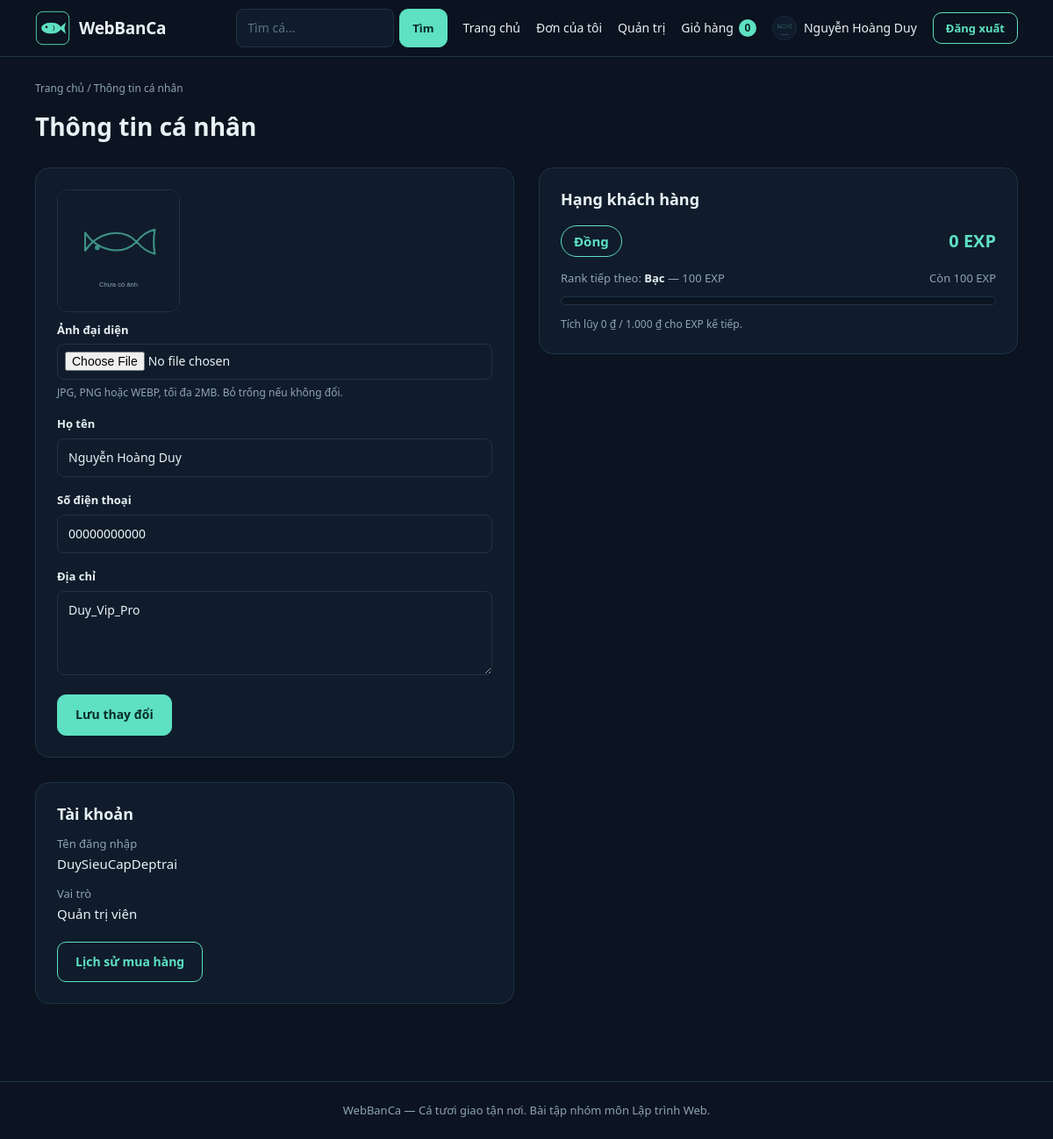
The app's page /profile.php (signed in) with its own data.
### tables this page shows
CREATE TABLE `users` (
  `id` int(10) UNSIGNED NOT NULL,
  `username` varchar(50) NOT NULL,
  `password` varchar(255) NOT NULL COMMENT 'Chuỗi băm từ password_hash()',
  `fullname` varchar(100) NOT NULL,
  `phone` varchar(20) NOT NULL,
  `address` varchar(255) NOT NULL DEFAULT '',
  `avatar` varchar(255) DEFAULT NULL,
  `role` enum('customer','admin') NOT NULL DEFAULT 'customer',
  `created_at` timestamp NOT NULL DEFAULT current_timestamp()
);

CREATE TABLE `customer_ranks` (
  `id` int(10) UNSIGNED NOT NULL,
  `user_id` int(10) UNSIGNED NOT NULL,
  `total_exp` bigint(20) UNSIGNED NOT NULL DEFAULT 0,
  `total_eligible_spend` bigint(20) UNSIGNED NOT NULL DEFAULT 0,
  `spend_remainder` smallint(5) UNSIGNED NOT NULL DEFAULT 0,
  `current_rank` varchar(24) NOT NULL DEFAULT 'dong',
  `last_rank_up_at` timestamp NULL DEFAULT NULL,
  `created_at` timestamp NOT NULL DEFAULT current_timestamp(),
  `updated_at` timestamp NOT NULL DEFAULT current_timestamp() ON UPDATE current_timestamp()
);

### includes/functions.php (called while the page is built, shortened)
<?php
function e($s): string { return htmlspecialchars((string)$s, ENT_QUOTES, 'UTF-8'); }
function url(string $path = ''): string { return BASE_URL . ltrim($path, '/'); }
function customer_rank(int $exp): array {
    $current = CUSTOMER_RANKS[0];
    foreach (CUSTOMER_RANKS as $index => $rank) {
        if ($exp >= $rank['min']) $current = $rank;
        if ($rank['code'] === $current['code']) {
            $currentIndex = $index;
        }
    }
    return ['current' => $current, 'next' => CUSTOMER_RANKS[$currentIndex + 1] ?? null];
}
function csrf_token(): string {
    return $_SESSION['csrf'];
}
function file_url(?string $rel, string $fallback = 'assets/images/no-image.svg'): string {
    $rel = (string)$rel;
    return url($fallback);
}
function cart_count(int $userId): int {
    $st = db()->prepare('SELECT COALESCE(SUM(ci.quantity),0) FROM cart c JOIN cart_items ci ON ci.cart_id = c.id WHERE c.user_id = ?');
    $st->execute([$userId]);
    return (int)$st->fetchColumn();
}

### config/database.php (called while the page is built, shortened)
<?php
function db(): PDO
{
    static $pdo = null;
    if ($pdo === null) {
        try {
            $pdo = new PDO(
                'mysql:host=' . DB_HOST . ';dbname=' . DB_NAME . ';charset=utf8mb4',
                DB_USER,
                DB_PASS,
                [
                    PDO::ATTR_ERRMODE => PDO::ERRMODE_EXCEPTION,
                    PDO::ATTR_DEFAULT_FETCH_MODE => PDO::FETCH_ASSOC,
                    PDO::ATTR_EMULATE_PREPARES => false,
                ]
            );
        } catch (PDOException $e) {
            http_response_code(500);
            exit('Không kết nối được MySQL. Hãy bật MySQL trong XAMPP, nhập file database/WebBanCa.sql và kiểm tra config/database.php.');
        }
    }
    return $pdo;
}

### includes/auth.php (called while the page is built, shortened)
<?php
require_once __DIR__ . '/../config/database.php';
require_once __DIR__ . '/functions.php';
function current_user(): ?array {
    static $user = false;
    if ($user === false) {
        $user = null;
        if (!empty($_SESSION['user_id'])) {
            $st = db()->prepare('SELECT id, username, fullname, phone, address, avatar, role FROM users WHERE id = ?');
            $st->execute([(int)$_SESSION['user_id']]);
            $user = $st->fetch() ?: null;
        }
    }
    return $user;
}
function requireLogin(): array {
    $u = current_user();
    return $u;
}

### profile.php (the view, shortened to what this page needs)
<?php
require_once __DIR__ . '/includes/auth.php';
$user = requireLogin();
$uid = (int)$user['id'];
$rankSt = db()->prepare('SELECT total_exp, total_eligible_spend, spend_remainder, current_rank, last_rank_up_at FROM customer_ranks WHERE user_id = ?');
$rankSt->execute([$uid]);
$rankProfile = $rankSt->fetch();
$rankInfo = customer_rank((int)$rankProfile['total_exp']);
$nextRank = $rankInfo['next'];
$rankProgress = $nextRank
    ? min(100, max(0, ((int)$rankProfile['total_exp'] - $rankInfo['current']['min']) / ($nextRank['min'] - $rankInfo['current']['min']) * 100))
    : 100;
include __DIR__ . '/includes/header.php';
?>
<p class="crumb"><a href="<?= url('index.php') ?>">Trang chủ</a> / Thông tin cá nhân</p>
<h1 style="font-size:28px">Thông tin cá nhân</h1>
<div class="profile">
  <section class="card">
    <form method="post" enctype="multipart/form-data" class="js-validate" novalidate>
      <img id="avatar-preview" class="preview" src="<?= e(file_url($user['avatar'])) ?>" alt="Ảnh đại diện">
      <div class="field"><label for="avatar">Ảnh đại diện</label>
        <input id="avatar" name="avatar" type="file" accept="image/jpeg,image/png,image/webp" data-preview="avatar-preview">
        <small>JPG, PNG hoặc WEBP, tối đa 2MB. Bỏ trống nếu không đổi.</small></div>
      <div class="field"><label for="fullname">Họ tên</label><input id="fullname" name="fullname" type="text" data-rule="fullname" value="<?= e($user['fullname']) ?>" required></div>
      <div class="field"><label for="phone">Số điện thoại</label><input id="phone" name="phone" type="text" inputmode="numeric" data-rule="phone" value="<?= e($user['phone']) ?>" required></div>
      <div class="field"><label for="address">Địa chỉ</label><textarea id="address" name="address"><?= e($user['address']) ?></textarea></div>
      <button class="btn" type="submit">Lưu thay đổi</button>
    </form>
  </section>
  <section class="card">
    <h2 style="font-size:18px">Hạng khách hàng</h2>
    <div class="rank-heading">
      <span class="rank-badge"><?= e($rankInfo['current']['name']) ?></span>
      <strong><?= number_format((int)$rankProfile['total_exp'], 0, ',', '.') ?> EXP</strong>
    </div>
    <?php if ($nextRank): ?>
      <div class="rank-meta">
        <span>Rank tiếp theo: <b><?= e($nextRank['name']) ?></b> — <?= number_format($nextRank['min'], 0, ',', '.') ?> EXP</span>
        <span>Còn <?= number_format(max(0, $nextRank['min'] - (int)$rankProfile['total_exp']), 0, ',', '.') ?> EXP</span>
      </div>
      <div class="rank-progress" role="progressbar" aria-label="Tiến trình lên Rank <?= e($nextRank['name']) ?>" aria-valuemin="0" aria-valuemax="100" aria-valuenow="<?= (int)round($rankProgress) ?>">
      </div>
    <?php else: ?>
      <p class="rank-meta">Bạn đã đạt Rank cao nhất: Thách Đấu.</p>
    <?php endif; ?>
    <p class="rank-footnote">Tích lũy <?= number_format((int)$rankProfile['spend_remainder'], 0, ',', '.') ?> ₫ / 1.000 ₫ cho EXP kế tiếp.</p>
  </section>
  <section class="card">
    <h2 style="font-size:18px">Tài khoản</h2>
    <dl class="info-list">
      <dt>Tên đăng nhập</dt><dd><?= e($user['username']) ?></dd>
      <dt>Vai trò</dt><dd><?= $user['role'] === 'admin' ? 'Quản trị viên' : 'Khách hàng' ?></dd>
    </dl>
    <p style="margin-top:20px"><a class="btn ghost" href="<?= url('purchase_history.php') ?>">Lịch sử mua hàng</a></p>
  </section>
</div>
<?php include __DIR__ . '/includes/footer.php'; ?>

### includes/header.php (shortened to what this page needs)
<?php
$bodyClass = $bodyClass ?? '';
$minimal   = $minimal ?? false;
?>
<!DOCTYPE html>
<html lang="vi">
<head>
<link rel="stylesheet" href="<?= url('assets/css/style.css') ?>">
</head>
<body class="<?= e($bodyClass) ?>" data-base="<?= e(BASE_URL) ?>" data-csrf="<?= e(csrf_token()) ?>">
<?php if (!$minimal) include __DIR__ . '/navbar.php'; ?>
<main class="wrap">

### includes/navbar.php (shortened to what this page needs)
<?php
$u = current_user();
$q = $_GET['q'] ?? '';
?>
<header class="topbar">
  <div class="wrap bar">
    <a class="brand" href="<?= url('index.php') ?>">
      <img src="<?= url('assets/images/logo.png') ?>" alt="" width="40" height="40">
      <span>WebBanCa</span>
    </a>
    <nav id="nav-main" class="nav">
      <form class="nav-search" action="<?= url('index.php') ?>" method="get" role="search">
        <input type="search" name="q" value="<?= e($q) ?>" placeholder="Tìm cá..." aria-label="Tìm cá">
        <button class="btn sm" type="submit">Tìm</button>
      </form>
      <a href="<?= url('index.php') ?>">Trang chủ</a>
      <a href="<?= url('purchase_history.php') ?>">Đơn của tôi</a>
      <?php if ($u && $u['role'] === 'admin'): ?><a href="<?= url('admin/index.php') ?>">Quản trị</a><?php endif; ?>
      <a class="cart-link" href="<?= url('cart.php') ?>">Giỏ hàng <span id="cart-badge" class="badge-n"><?= $u ? cart_count((int)$u['id']) : 0 ?></span></a>
      <?php if ($u): ?>
        <a class="user-chip" href="<?= url('profile.php') ?>">
          <img src="<?= e(file_url($u['avatar'], 'assets/images/no-image.svg')) ?>" alt="" width="28" height="28">
          <?= e($u['fullname']) ?>
        </a>
        <form action="<?= url('logout.php') ?>" method="post"><?= csrf_field() ?><button class="btn ghost sm" type="submit">Đăng xuất</button></form>
      <?php else: ?>
        <a class="btn sm" href="<?= url('login.php') ?>">Đăng nhập</a>
      <?php endif; ?>
    </nav>
  </div>
</header>

### includes/footer.php (shortened to what this page needs)
</main>
<footer class="footer">
  <div class="wrap">
    <p>WebBanCa — Cá tươi giao tận nơi. Bài tập nhóm môn Lập trình Web.</p>
  </div>
</footer>
</body>
</html>

### assets/css/style.css (style rules this page uses)
:root { --bg:#0b1420; --card:#101c2b; --line:#1f3347; --ink:#e8f1f5; --mute:#8fa3b3; --teal:#5ee0c3; --r:14px; --danger:#ff8b91; --warn:#ffc857; --pink:#ff7496; }
* { box-sizing:border-box; margin:0; padding:0; }
html { scroll-behavior:smooth; }
body { background:var(--bg); color:var(--ink); font-family:"Segoe UI",Roboto,Arial,sans-serif; font-size:15px; line-height:1.6; min-height:100vh; display:flex; flex-direction:column; }
main.wrap { flex:1; width:100%; }
img { max-width:100%; display:block; }
a { color:inherit; text-decoration:none; }
h1,h2,h3 { line-height:1.3; }
.wrap { width:100%; max-width:1160px; margin:0 auto; padding:0 20px; }
.topbar { position:sticky; top:0; z-index:20; background:#0b1420ee; backdrop-filter:blur(8px); border-bottom:1px solid var(--line); }
.bar { display:flex; align-items:center; gap:20px; min-height:64px; }
.brand { display:flex; align-items:center; gap:10px; font-size:19px; font-weight:700; letter-spacing:-.3px; }
.brand img { border-radius:10px; }
.nav { display:flex; align-items:center; gap:18px; margin-left:auto; font-size:14px; }
.nav-search { display:flex; gap:6px; }
.nav-search input { width:180px; }
.cart-link { display:inline-flex; align-items:center; gap:6px; }
.badge-n { min-width:20px; padding:0 6px; border-radius:20px; background:var(--teal); color:#092c28; font-size:12px; font-weight:700; text-align:center; }
.user-chip { display:inline-flex; align-items:center; gap:8px; }
.user-chip img { width:28px; height:28px; border-radius:50%; object-fit:cover; border:1px solid var(--line); }
.btn { display:inline-flex; align-items:center; justify-content:center; gap:6px; padding:11px 20px; border:1px solid var(--teal); border-radius:10px; background:var(--teal); color:#092c28; font:inherit; font-size:14px; font-weight:600; cursor:pointer; transition:transform .15s, background .15s, color .15s; }
.btn.ghost { background:transparent; color:var(--teal); }
.btn.sm { padding:7px 14px; font-size:13px; }
.in, input[type=text], input[type=password], input[type=search], input[type=number], input[type=file], select, textarea { background:var(--card); color:var(--ink); border:1px solid var(--line); border-radius:8px; padding:10px 12px; font:inherit; font-size:14px; max-width:100%; }
input::placeholder, textarea::placeholder { color:#5d7385; }
input[type=file] { width:100%; padding:8px; }
.field { margin-bottom:16px; }
.field label { display:block; margin-bottom:6px; font-size:13px; font-weight:600; }
.field input:not([type=checkbox]), .field select, .field textarea { width:100%; }
.field textarea { resize:vertical; min-height:96px; }
.field small, .hint { display:block; margin-top:5px; color:var(--mute); font-size:12px; }
.crumb { font-size:12px; color:var(--mute); margin:26px 0 16px; }
.card { background:var(--card); border:1px solid var(--line); border-radius:16px; padding:24px; }
.preview { width:140px; height:140px; border-radius:12px; object-fit:cover; border:1px solid var(--line); background:var(--bg); margin-bottom:10px; }
.profile { display:grid; grid-template-columns:minmax(0,1fr) minmax(0,1fr); gap:28px; margin:28px 0 48px; align-items:start; }
.rank-heading { display:flex; align-items:center; justify-content:space-between; gap:12px; margin:18px 0 14px; }
.rank-heading strong { color:var(--teal); font-size:20px; }
.rank-badge { display:inline-flex; align-items:center; padding:5px 14px; border:1px solid var(--teal); border-radius:20px; color:var(--teal); font-weight:700; }
.rank-meta { display:flex; justify-content:space-between; gap:12px; color:var(--mute); font-size:13px; }
.rank-meta b { color:var(--ink); }
.rank-progress { height:10px; margin:10px 0; border-radius:10px; overflow:hidden; background:var(--bg); border:1px solid var(--line); }
.rank-footnote { color:var(--mute); font-size:12px; margin-top:12px; }
.info-list dt { color:var(--mute); font-size:13px; margin-top:12px; }
.info-list dd { font-size:15px; }
.footer { border-top:1px solid var(--line); padding:22px 0; margin-top:40px; color:var(--mute); font-size:13px; text-align:center; }

### records on screen
users: fullname "Nguyễn Hoàng Duy", phone "00000000000", address "Duy_Vip_Pro", username "DuySieuCapDeptrai"
customer_ranks: total_exp "Đồng", total_exp "0", total_exp "Bạc", total_exp "100", max(0,$nextRank['min']-(int)$rankProfile['total_exp']) "100", spend_remainder "0"

### other values on screen
cart_count((int)$u['id']) "0"
